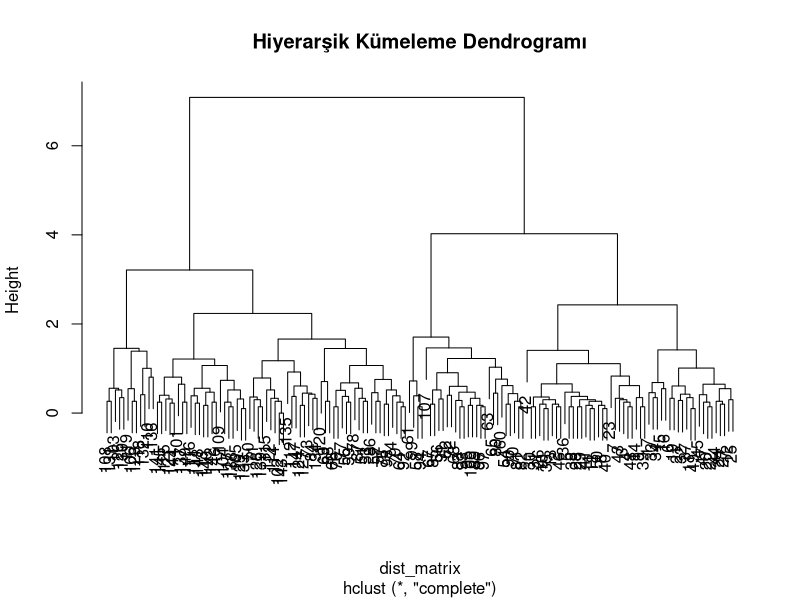
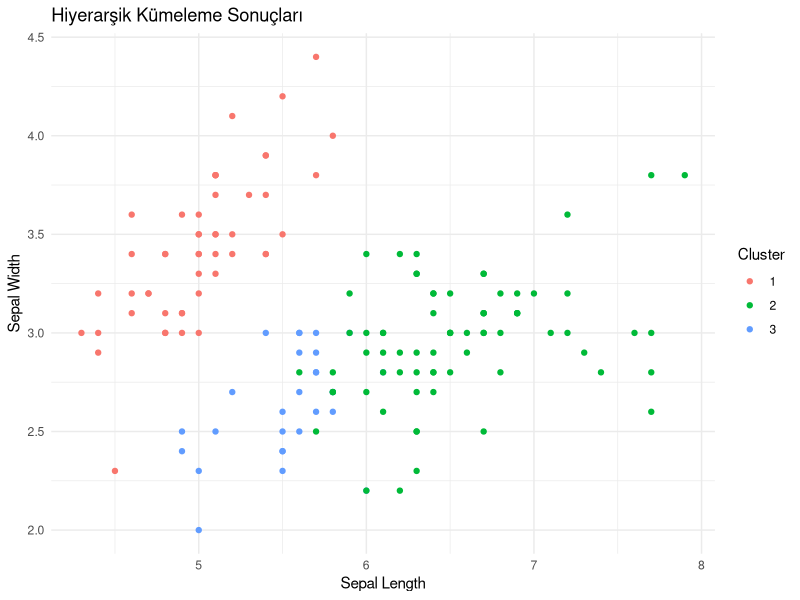

The R source for these figures, in order:
## ---- chunk 1
# Iris veri setini yükleyelim
data(iris)

# Veri setine göz atalım
head(iris)

## ---- chunk 2
# Sadece sayısal sütunları seçelim
iris_data <- iris[, -5]  # Species sütunu hariç

## ---- chunk 3
# Euclidean mesafesi ile mesafe matrisini hesaplayalım
dist_matrix <- dist(iris_data, method = "euclidean")
## ---- chunk 4
# Hiyerarşik kümeleme modelini oluşturalım
# hclust agglomerative kümeleme yöntemini kullanır.
hclust_result <- hclust(dist_matrix, method = "complete")

# Kümelemenin sonucunu görüntüleyelim
plot(hclust_result, main = "Hiyerarşik Kümeleme Dendrogramı")
## ---- chunk 5
# Dendrogramdan 3 küme seçelim
clusters <- cutree(hclust_result, k = 3)

# Küme sonuçlarını inceleyelim
#her bir kümede kaç veri noktası olduğunu gösterir.
table(clusters)

## ---- chunk 6
# Küme sonuçlarını iris veri setine ekleyelim

iris$Cluster <- as.factor(clusters)

# Kümeleme sonuçlarını görselleştirelim
library(ggplot2)

ggplot(iris, aes(x = Sepal.Length, y = Sepal.Width, color = Cluster)) +
  geom_point() +
  labs(title = "Hiyerarşik Kümeleme Sonuçları", x = "Sepal Length", y = "Sepal Width") +
  theme_minimal()

